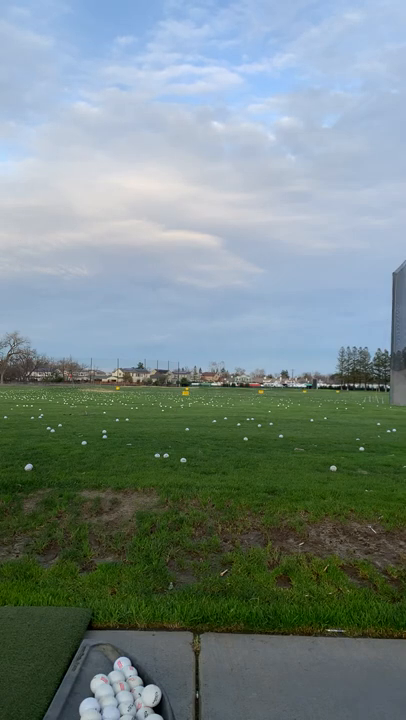
#> input picture frame 45 of Videos/Golf shot track-gBJPgSBdn2s.mp4, 406 x 720 px, given in place of GX010010_53sec.mp4, which was not available
$ python read.py
#> lines starting #> are read from the running program, lines starting #| are printed output that depends on the picture; after the words box and inside, x2 and y2 are one past the last pixel; in counts of white or black regions, pixels touching at a corner belong together; pictures that were not available may be replaced by others from this repository, and a replacement may not be noted
# Installation
# pip3 install opencv-contrib-python

from imutils import paths
import imutils
import cv2 as cv
import numpy as np

# [6 lines of commented-out code are left out]
capture = cv.VideoCapture('Videos/GX010010_53sec.mp4')

"""

# Contours
capture = cv.VideoCapture('Videos/IMG_5483.MOV')
ret, frame1 = capture.read()
ret, frame2 = capture.read()

while 1:
    image = cv.resize(frame1, (800,600))
    diff = cv.absdiff(frame1, frame2)
    gray = cv.cvtColor(diff, cv.COLOR_BGR2GRAY)
    blur = cv.GaussianBlur(gray, (5,5), 0)
    _, thresh = cv.threshold(blur, 20, 255, cv.THRESH_BINARY)
    dilated = cv.dilate(thresh, None, iterations = 3)
    contours, _ = cv.findContours(dilated, cv.RETR_TREE, cv.CHAIN_APPROX_SIMPLE)
    cv.drawContours(frame1, contours, -1, (0,255,0), 2)

    cv.imshow("feed", frame1)
    frame1 = frame2
    ret, frame2 = capture.read()
"""


# Laplacian read edge detection


while 1:
    isTrue, frame = capture.read()
#> frame is the input picture: shape (720, 406, 3); mean B, G, R 133.8, 135.4, 118.5
    # Show video
    cv.imshow('Video', frame)


    # Laplacian
    gray = cv.cvtColor(frame, cv.COLOR_BGR2GRAY)
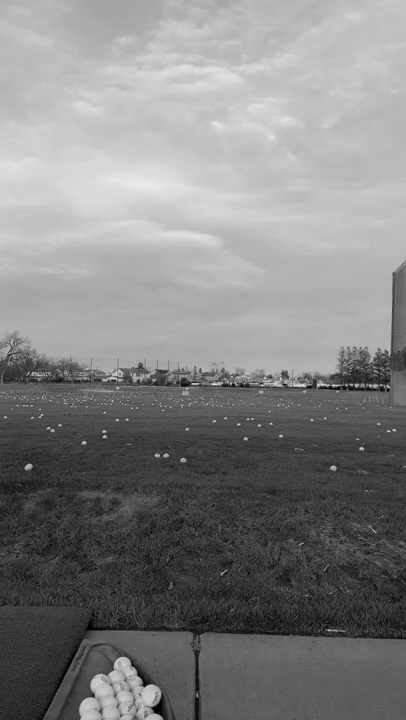
#> gray: shape (720, 406); min 0, max 236, mean 130.2
    # cv.imshow('Gray', gray)

    lap = cv.Laplacian(gray, cv.CV_64F)
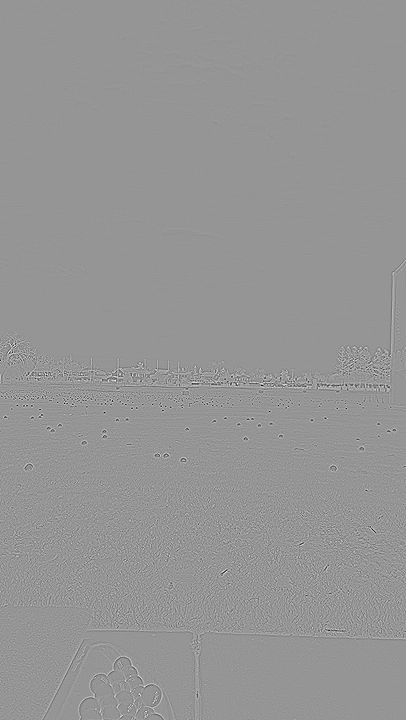
#> lap: shape (720, 406) float64; min -382, max 270, mean 0; drawn with min black and max white
    lap = np.uint8(np.absolute(lap))
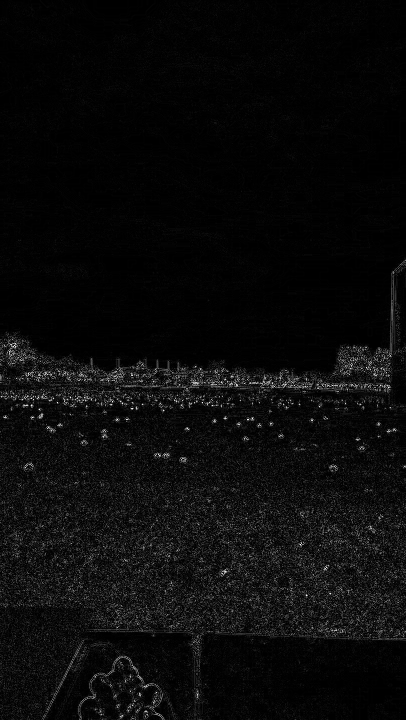
#> lap: shape (720, 406); min 0, max 253, mean 10.5
    # cv.imshow('Laplacian', lap)

    # Sobel
    sobelx = cv.Sobel(gray, cv.CV_64F, 1, 0, ksize = 5)
    sobely = cv.Sobel(gray, cv.CV_64F, 0, 1, ksize = 5)
    combined_sobel = cv.bitwise_or(sobelx, sobely)
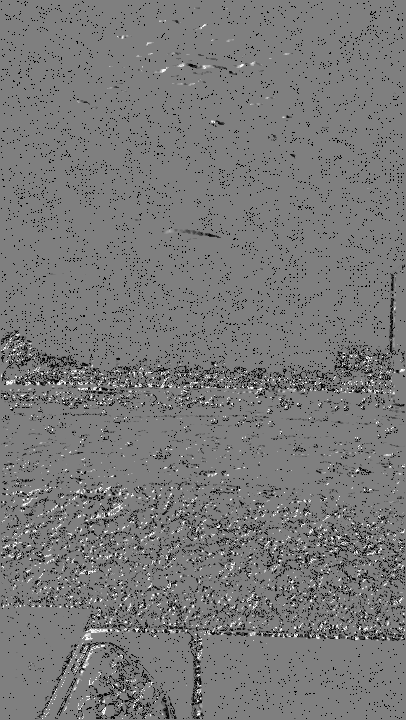
#> combined_sobel: shape (720, 406) float64; 1.87% of the values are NaN or infinite; the others: min -131040, max 131040, mean -4430.1; drawn with min black, max white, NaN and infinite black


    cv.imshow('Sobel X: ', sobelx)
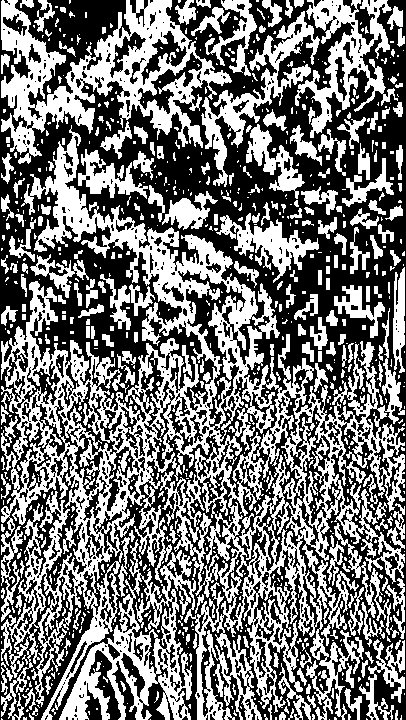
#> window 'Sobel X: ': shape (720, 406); 46.4% white; 856 white regions (609 under 20 px), largest, box (x1, y1, x2, y2) and area: (1, 125, 405, 720) 76235, (1, 0, 232, 164) 13115, (295, 0, 398, 138) 4677
    cv.imshow('Sobel Y: ', sobely)
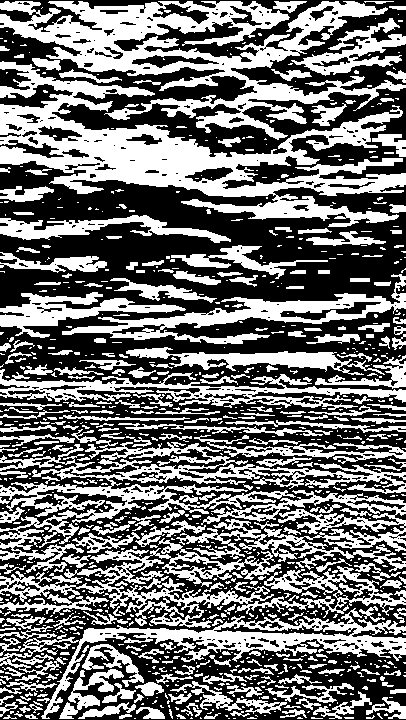
#> window 'Sobel Y: ': shape (720, 406); 44.6% white; 978 white regions (684 under 20 px), largest, box (x1, y1, x2, y2) and area: (0, 61, 406, 227) 20936, (0, 1, 406, 140) 18245, (0, 429, 406, 573) 11408
    # cv.imshow('Combined Sobel', combined_sobel)

    # Uses sobel to compute gradients
    canny = cv.Canny(gray, 150, 175)
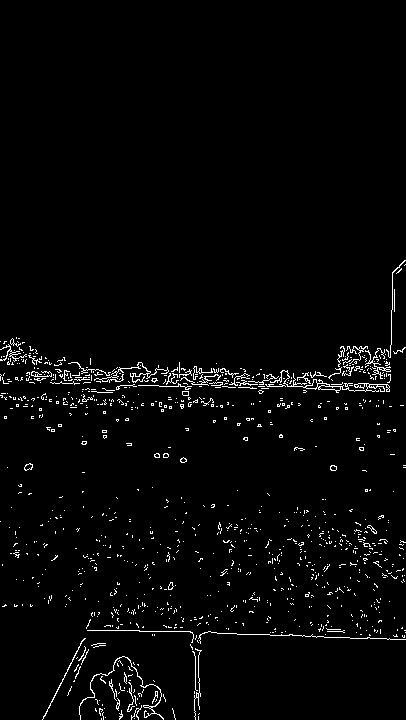
#> canny: shape (720, 406); 2.4% white in thin lines or dots, all inside (x1, y1, x2, y2) = (0, 260, 406, 720)
    cv.imshow('Canny:', canny)

    # Wait for key 20 and if letter d is pressed, break
    if cv.waitKey(20) & 0xFF==ord('d'):
#> (key Esc is pressed here)
        break


print("Exiting...")
capture.release()
cv.destroyAllWindows()


"""
def find_marker(image):
	# convert the image to grayscale, blur it, and detect edges
	gray = cv.cvtColor(image, cv.COLOR_BGR2GRAY)
	gray = cv.GaussianBlur(gray, (5, 5), 0)
	edged = cv.Canny(gray, 35, 125)
	# find the contours in the edged image and keep the largest one;
	# we'll assume that this is our piece of paper in the image
	cnts = cv.findContours(edged.copy(), cv.RETR_LIST, cv.CHAIN_APPROX_SIMPLE)
	cnts = imutils.grab_contours(cnts)
	c = max(cnts, key = cv.contourArea)
	# compute the bounding box of the of the paper region and return it
	return cv.minAreaRect(c)

def distance_to_camera(knownWidth, focalLength, perWidth):
	# compute and return the distance from the maker to the camera
	return (knownWidth * focalLength) / perWidth


# initialize the known distance from the camera to the object, which
# in this case is 24 inches
KNOWN_DISTANCE = 24.0
# initialize the known object width, which in this case, the piece of
# paper is 12 inches wide
KNOWN_WIDTH = 11.0
# load the furst image that contains an object that is KNOWN TO BE 2 feet
# from our camera, then find the paper marker in the image, and initialize
# the focal length
# image = cv.imread("images/2ft.png")

while 1:
    ret, frame1 = capture.read()
    ret, frame2 = capture.read()
    image = cv.resize(frame1, (800,600))
    diff = cv.absdiff(frame1, frame2)

    cv.imshow("feed", frame1)
    frame1 = frame2
    ret, frame2 = capture.read()

    marker = find_marker(image)
    focalLength = (marker[1][0] * KNOWN_DISTANCE) / KNOWN_WIDTH


# loop over the images
for imagePath in sorted(paths.list_images("images")):
	# load the image, find the marker in the image, then compute the
	# distance to the marker from the camera
	image = cv.imread(imagePath)
	marker = find_marker(image)
	inches = distance_to_camera(KNOWN_WIDTH, focalLength, marker[1][0])
	# draw a bounding box around the image and display it
	box = cv.cv.BoxPoints(marker) if imutils.is_cv() else cv.boxPoints(marker)
	box = np.int0(box)
	cv.drawContours(image, [box], -1, (0, 255, 0), 2)
	cv.putText(image, "%.2fft" % (inches / 12),
		(image.shape[1] - 200, image.shape[0] - 20), cv.FONT_HERSHEY_SIMPLEX,
		2.0, (0, 255, 0), 3)
	cv.imshow("image", image)
	cv.waitKey(0)

"""


# Wait for key press
cv.waitKey(0)

$ run again, starting later in the video
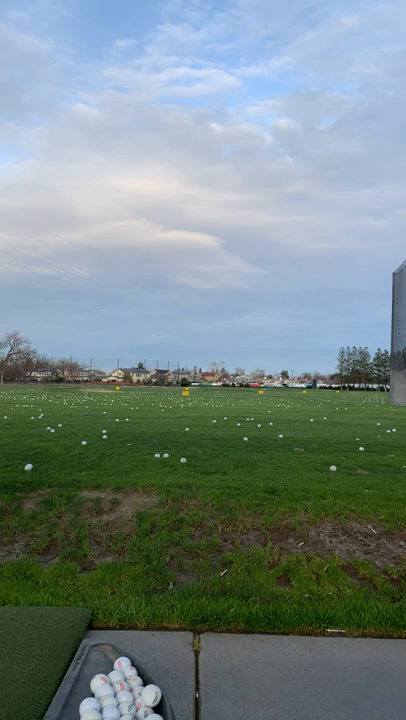
#> input picture frame 206 of Videos/Golf shot track-gBJPgSBdn2s.mp4, 406 x 720 px, given in place of GX010010_53sec.mp4, which was not available
#> frame is the input picture: shape (720, 406, 3); mean B, G, R 133.8, 135.3, 118.5
#> `cv.imshow('Sobel X: ', sobelx)`:
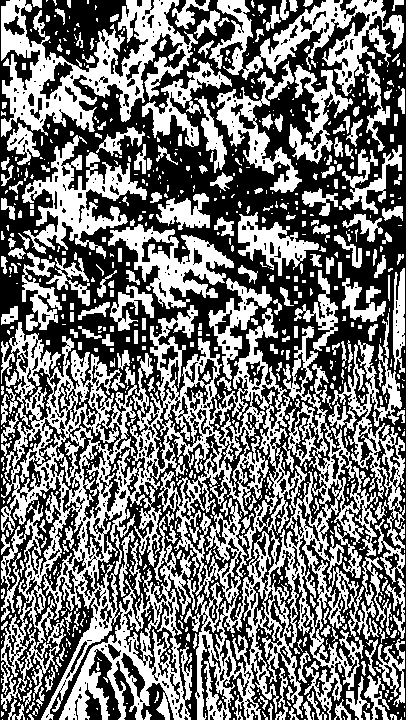
#> window 'Sobel X: ': shape (720, 406); 46.4% white; 833 white regions (570 under 20 px), largest, box (x1, y1, x2, y2) and area: (1, 305, 392, 720) 62555, (1, 0, 198, 137) 10408, (209, 0, 404, 96) 6151
#> `canny = cv.Canny(gray, 150, 175)`:
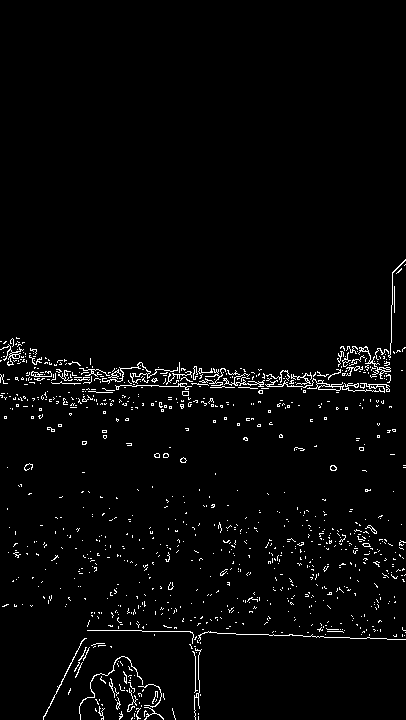
#> canny: shape (720, 406); 2.5% white in thin lines or dots, all inside (x1, y1, x2, y2) = (0, 259, 406, 720)

$ run again, starting later in the video
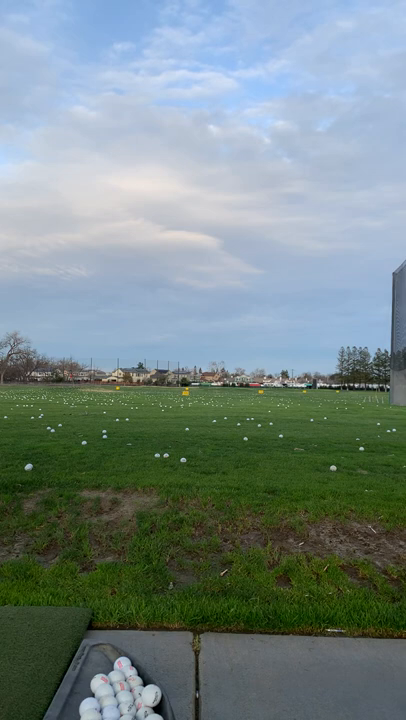
#> input picture frame 367 of Videos/Golf shot track-gBJPgSBdn2s.mp4, 406 x 720 px, given in place of GX010010_53sec.mp4, which was not available
#> frame is the input picture: shape (720, 406, 3); mean B, G, R 133.8, 135.3, 118.4
#> `cv.imshow('Sobel X: ', sobelx)`:
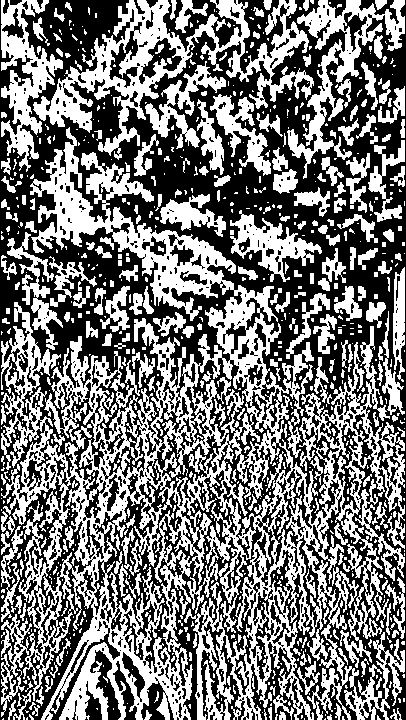
#> window 'Sobel X: ': shape (720, 406); 46.8% white; 835 white regions (580 under 20 px), largest, box (x1, y1, x2, y2) and area: (1, 127, 405, 720) 78036, (33, 0, 314, 160) 11281, (287, 0, 405, 179) 4981
#> `canny = cv.Canny(gray, 150, 175)`:
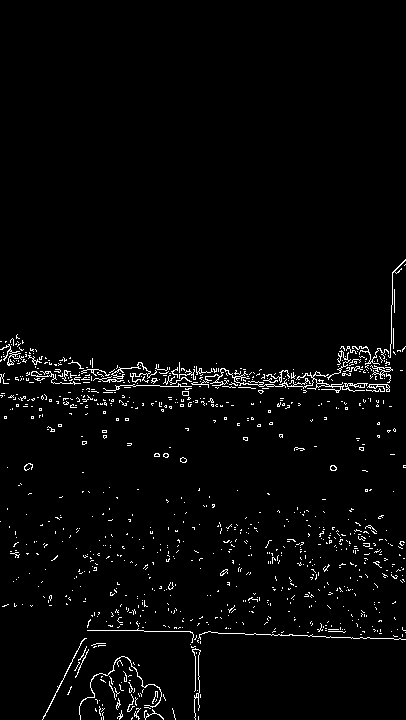
#> canny: shape (720, 406); 2.5% white in thin lines or dots, all inside (x1, y1, x2, y2) = (0, 259, 406, 720)
